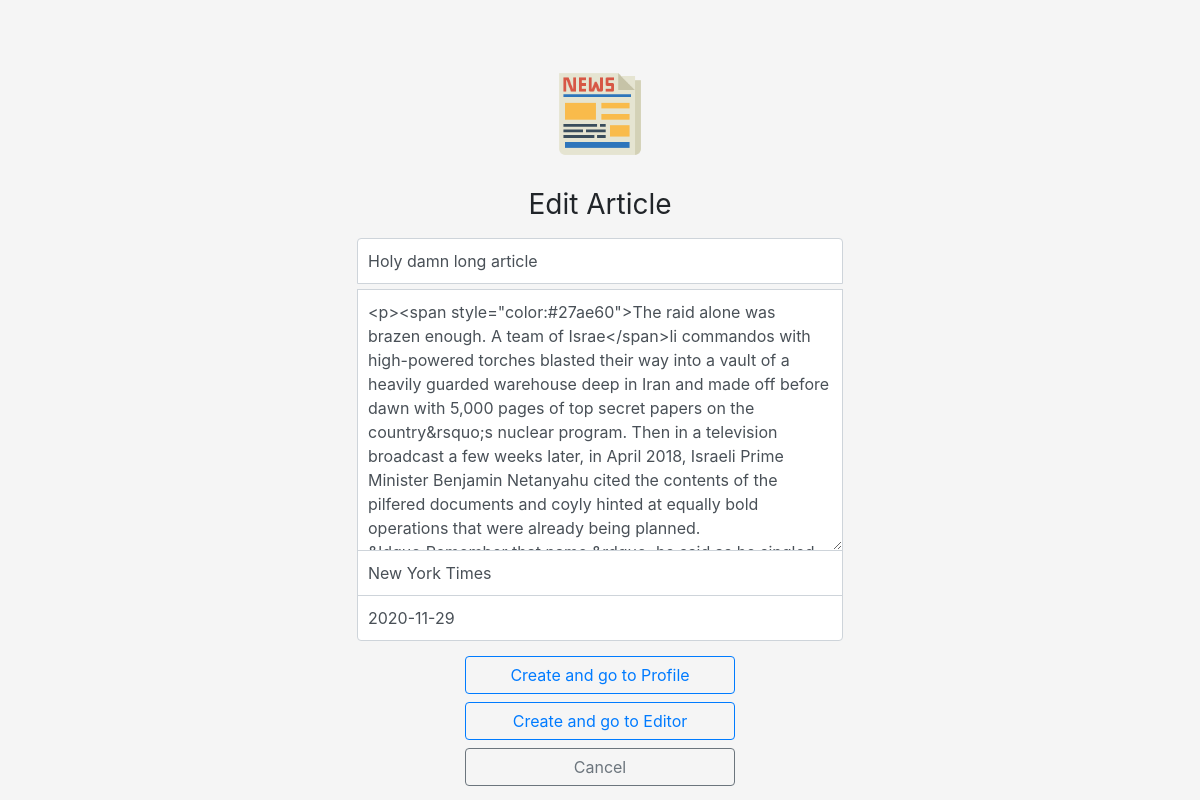
/newspaper/1/article/3/update (signed in), run on an earlier commit of the app's database.
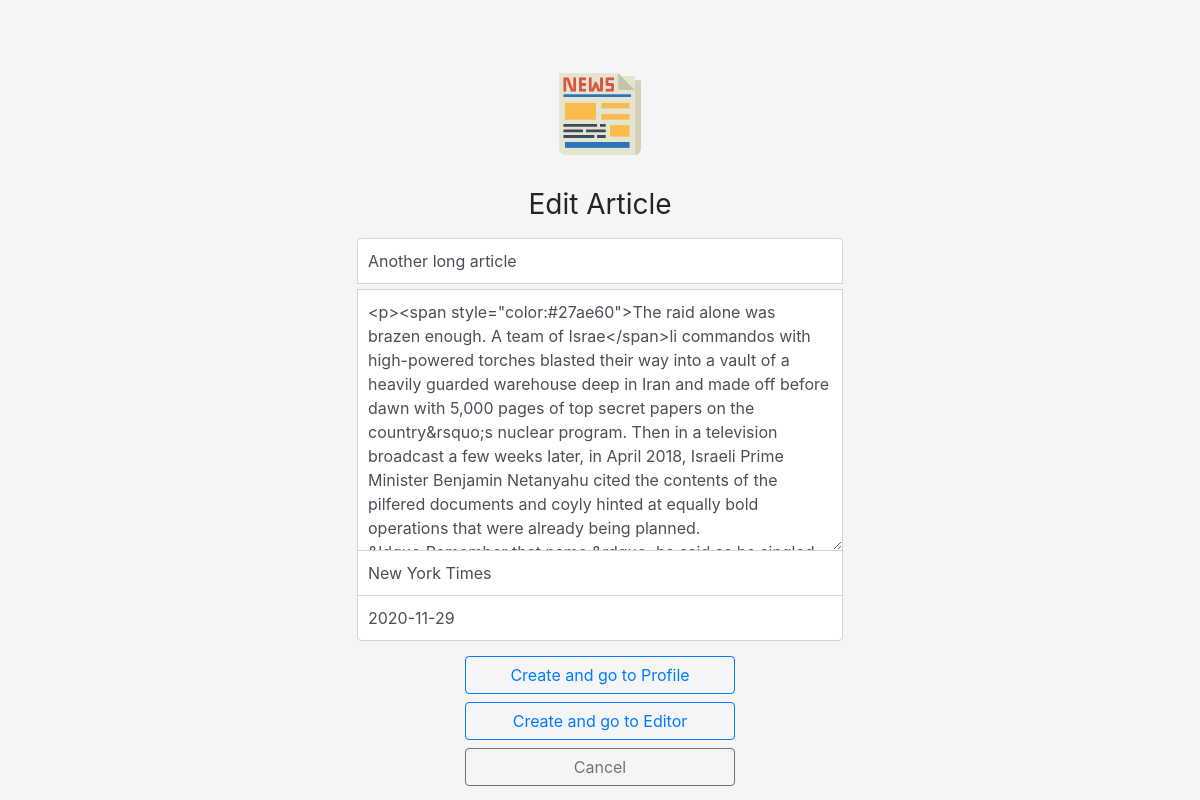
And on a later commit of the database.
### app/models.py (models this page shows, shortened)
class Article(models.Model):
    title = models.CharField(max_length=100)
    content = RichTextField(config_name='custom_ckeditor', blank=True, null=True)
    author = models.CharField(max_length=50)
    date_created = models.DateField(default=timezone.now)
    newspaper = models.ForeignKey(Newspaper, on_delete=models.CASCADE)

### app/views.py (the view, shortened to what this page needs)
# urls.py: path("newspaper/<int:newspaper_id>/article/<int:pk>/update", ArticleUpdateView.as_view(), name='article-update'),
class ArticleUpdateView(LoginRequiredMixin, PermissionRequiredMixin, UpdateView):
    model = Article
    fields = ['title', 'content', 'author', 'date_created']
    def dispatch(self, request, *args, **kwargs):
        self.newspaper = get_object_or_404(Newspaper, pk=kwargs['newspaper_id'])
        return super().dispatch(request, *args, **kwargs)
    def has_permission(self):
        return self.request.user == self.newspaper.author

### app/templates/app/article_form.html (shortened to what this page needs)
{% extends "app/base.html" %}
{% load crispy_forms_tags %}
{% load static %}
{% block extra_head %}
    <link href="{% static 'css/article.css' %}" rel="stylesheet">
{% endblock extra_head %}
{% block content %}
    <div class="content-section wide mt-5">
        <form id="main-form" method="POST">
            <fieldset class="form-group wide">
                <img class="mb-4" src="{% static 'images/newspaper_logo.png' %}" alt="" width="100" height="100" id="image_logo">
                <h1 class="h3 mb-3 font-weight-normal">Edit Article</h1>
                {{ form|crispy  }}
            </fieldset>
            <div class="mt-3 form-group">
                <input class="btn btn-outline-primary w-50 mb-2" type="submit" name="to_profile" value='Create and go to Profile'>
                <input class="btn btn-outline-primary w-50 mb-2" type="submit" name="to_editor" value='Create and go to Editor'>
                <a class="btn btn-outline-secondary w-50 mb-3" href="{% url 'profile' %}">Cancel</a>
            </div>
        </form>
    </div>
{% endblock content %}

What changed in the data, as far as the page shows it:
changed Article "New York Times": title "Holy damn long article" → "Another long article"
